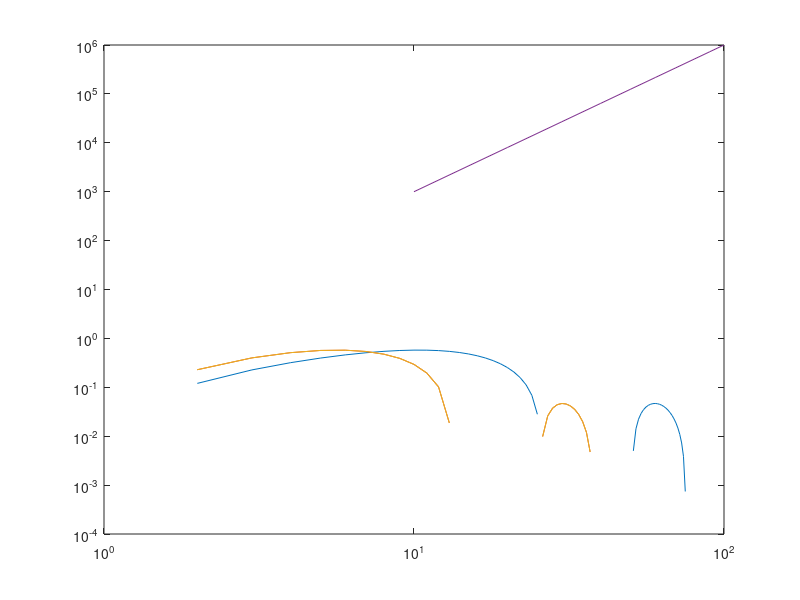

MATLAB code for this plot:
%% Circle
theta = linspace(0,2*pi,100);
x = cos(theta);
y = sin(theta);
plot(x,y);

%% Circle of unit raius
xcenter = input("Xcenter:");
ycenter = input("Ycenter:");
r = input("Radius:");

theta = linspace(0,2*pi,100); %create vector theta
x = r*cos(theta) + xcenter; % generate x coordinate
y = r*sin(theta) + ycenter;%generate y coordinate
plot(x,y); %plot
axis('equal');% Important
title('Circle at unit radius');

%% Q1
x = linspace(0,2*pi);
y = sin(x);
plot(y);
title('Created by Karan Palan');

%% Q2
x = linspace(0,4*pi);
y = exp(-0.4*x).*sin(x);
plot(y);
hold on
c = linspace(0,4*pi,50);
y1 = exp(-0.4*c).*sin(c);
plot(y1);
hold on
a = linspace(0,4*pi,10);
y2 = exp(-0.4*c).*sin(c);
plot(y2);

%% Q3
x = 0:10:100;
y = x.^3;
%semilogx(y)%Q1
%semilogy(y)%Q2
loglog(x,y)%Q3



